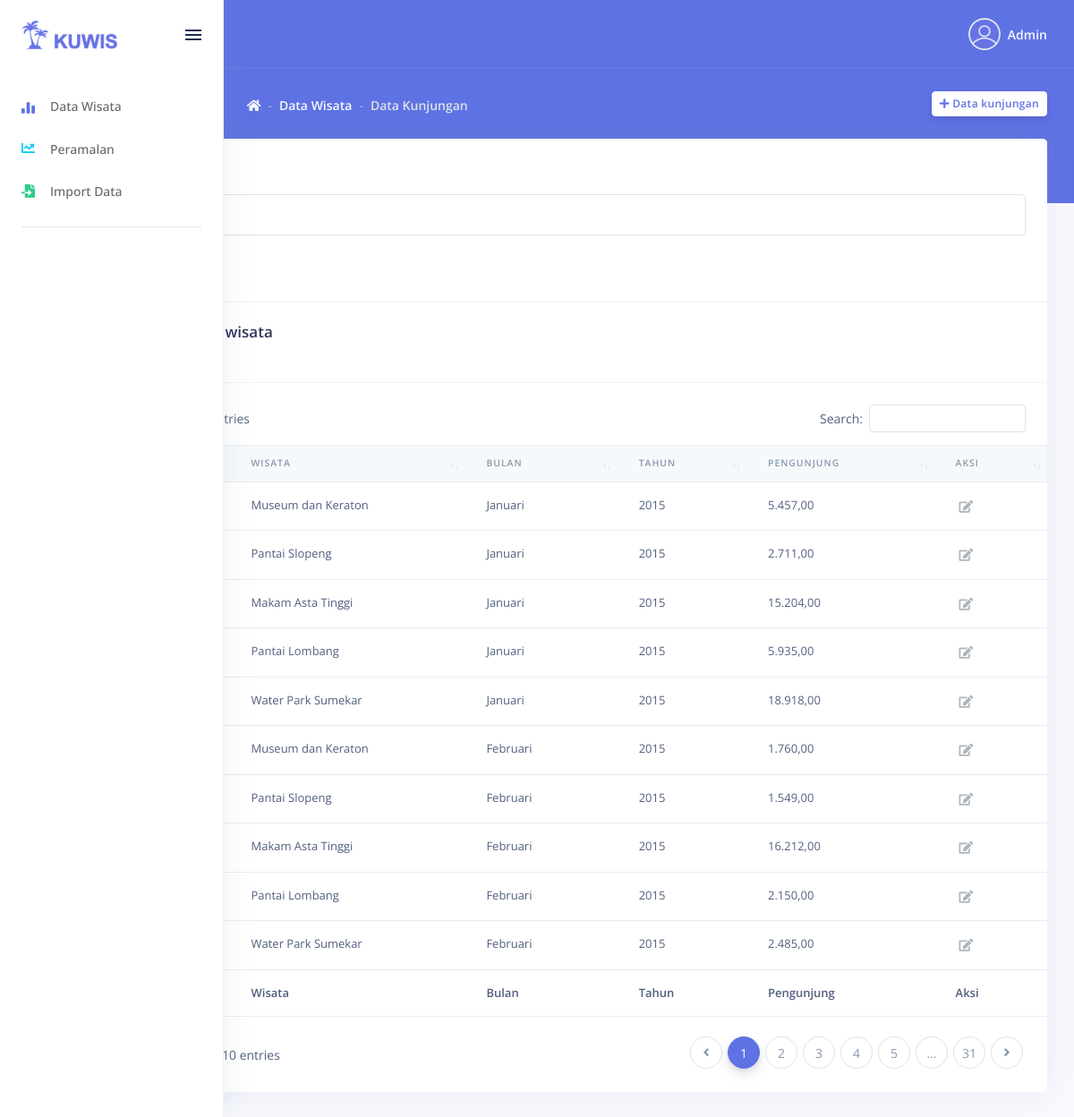
Screenshot of /admin/data_wisata/data_pengunjung.php (signed in) with the database file from the repository.
### tables this page shows
CREATE TABLE `tabel_user` (
  `id_user` int(11) NOT NULL,
  `nama_user` varchar(30) NOT NULL,
  `email` varchar(300) NOT NULL,
  `passwrd` varchar(300) NOT NULL,
  `id_jabatan` int(2) NOT NULL
);

CREATE TABLE `tabel_kunjungan` (
  `id_kunjungan` int(11) NOT NULL,
  `id_wisata` int(11) NOT NULL,
  `periode` int(11) NOT NULL,
  `bulan` int(11) NOT NULL,
  `tahun` int(11) NOT NULL,
  `jumlah_pengunjung` int(11) NOT NULL
);

CREATE TABLE `tabel_wisata` (
  `id_wisata` int(11) NOT NULL,
  `nama_wisata` varchar(30) NOT NULL
);

### admin/data_wisata/data_pengunjung.php (the view, shortened to what this page needs)
<!DOCTYPE html>
<html>
<head>
  <link rel="stylesheet" href="../../assets/vendor/nucleo/css/nucleo.css" type="text/css">
  <link rel="stylesheet" href="../../assets/vendor/@fortawesome/fontawesome-free/css/all.min.css" type="text/css">
  <link rel="stylesheet" href="../../assets/vendor/select2/dist/css/select2.min.css">
  <link rel="stylesheet" href="../../assets/vendor/quill/dist/quill.core.css">
  <link rel="stylesheet" href="../../assets/vendor/datatables.net-bs4/css/dataTables.bootstrap4.min.css">
  <link rel="stylesheet" href="../../assets/vendor/datatables.net-buttons-bs4/css/buttons.bootstrap4.min.css">
  <link rel="stylesheet" href="../../assets/vendor/datatables.net-select-bs4/css/select.bootstrap4.min.css">
  <link rel="stylesheet" href="../../assets/css/argon.min.css?v=1.2.0" type="text/css">
</head>
<body>
  <nav class="sidenav navbar navbar-vertical  fixed-left  navbar-expand-xs navbar-light bg-white" id="sidenav-main">
    <div class="scrollbar-inner">
      <div class="sidenav-header  d-flex  align-items-center">
        <a class="navbar-brand" href="./data_wisata.php">
          <img src="../../assets/img/brand/blue.png" class="navbar-brand-img" alt="...">
        </a>
        <div class=" ml-auto ">
          <div class="sidenav-toggler d-none d-xl-block" data-action="sidenav-unpin" data-target="#sidenav-main">
            <div class="sidenav-toggler-inner">
              <i class="sidenav-toggler-line"></i>
              <i class="sidenav-toggler-line"></i>
              <i class="sidenav-toggler-line"></i>
            </div>
          </div>
        </div>
      </div>
      <div class="navbar-inner">
        <div class="collapse navbar-collapse" id="sidenav-collapse-main">
          <ul class="navbar-nav">
            <li class="nav-item">
              <a class="nav-link" href="../data_wisata/data_wisata.php">
                <i class="ni ni-chart-bar-32 text-primary"></i>
                <span class="nav-link-text">Data Wisata</span>
              </a>
            </li>
            <li class="nav-item">
              <a class="nav-link" href="../forecasting/form_peramalan.php">
                <i class="fas fa-chart-line text-info"></i>
                <span class="nav-link-text">Peramalan</span>
              </a>
            </li>
            <li class="nav-item">
              <a class="nav-link" href="../dashboards/dashboard.php">
                <i class="fas fa-file-import text-green"></i>
                <span class="nav-link-text">Import Data</span>
              </a>
            </li>
          </ul>
          <hr class="my-3">
        </div>
      </div>
    </div>
  </nav>
  <div class="main-content" id="panel">
    <nav class="navbar navbar-top navbar-expand navbar-dark bg-primary border-bottom">
      <div class="container-fluid">
        <div class="collapse navbar-collapse" id="navbarSupportedContent">
          <ul class="navbar-nav align-items-center  ml-auto ml-md-0 ">
            <li class="nav-item dropdown">
              <a class="nav-link pr-0" href="#" role="button" data-toggle="dropdown" aria-haspopup="true" aria-expanded="false">
                <div class="media align-items-center">
                  <span class="avatar avatar-sm rounded-circle">
                    <img alt="Image placeholder" src="../../assets/img/theme/profil.png">
                  </span>
                  <div class="media-body  ml-2  d-none d-lg-block">
                    <span class="mb-0 text-sm  font-weight-bold">
                      <?php
                      $query = mysqli_query($koneksi, "SELECT id_user, email, nama_user FROM tabel_user WHERE email='$_SESSION[email]'");
                      $data  = mysqli_fetch_array($query);
                      echo $data['nama_user'];
                      ?>
                    </span>
                  </div>
                </div>
              </a>
            </li>
          </ul>
        </div>
      </div>
    </nav>
    <div class="header bg-primary pb-6">
      <div class="container-fluid">
        <div class="header-body">
          <div class="row align-items-center py-4">
            <div class="col-lg-6 col-7">
              <h6 class="h2 text-white d-inline-block mb-0">Data Kunjungan</h6>
              <nav aria-label="breadcrumb" class="d-none d-md-inline-block ml-md-4">
                <ol class="breadcrumb breadcrumb-links breadcrumb-dark">
                  <li class="breadcrumb-item"><a href="../dashboards/dashboard.php"><i class="fas fa-home"></i></a></li>
                  <li class="breadcrumb-item"><a href="./data_wisata.php">Data Wisata</a></li>
                  <li class="breadcrumb-item active" aria-current="page">Data Kunjungan</li>
                </ol>
              </nav>
            </div>
            <div class="col-lg-6 col-5 text-right">
              <a href="./form_pengunjung.php?id_wisata=<?php echo $_GET['id_wisata']?>" class="btn btn-sm btn-neutral">
                <span class="btn-inner--icon"><i class="fas fa-plus"></i></span>
                <span class="btn-inner--text">Data kunjungan</span>
              </a>
            </div>
          </div>
        </div>
      </div>
    </div>
    <div class="container-fluid mt--6">
      <div class="row">
        <div class="col">
          <div class="card">
            <div class="card-header">
              <form class="needs-validation" novalidate>
                <div class="form-group">
                  <div class="custom-file">
                    <label class="form-control-label" for="validationCustom01">
                      <h3>Pilih Wisata</h3>
                    </label>
                  </div>
                </div>
                <button class="btn btn-primary" type="submit">Pilih</button>
              </form>
            </div>
            <div class="card-header">
              <h3 class="mb-0">Data kunjungan wisata
              </h3>
              <p class="text-sm mb-0">
              </p>
            </div>
            <div class="table-responsive py-4">
              <table class="table table-flush" id="datatable-basic">
                <thead class="thead-light">
                  <tr>
                    <th>Periode</th>
                    <th>Wisata</th>
                    <th>Bulan</th>
                    <th>Tahun</th>
                    <th>Pengunjung</th>
                    <th>Aksi</th>
                  </tr>
                </thead>
                <tfoot>
                  <tr>
                    <th>Periode</th>
                    <th>Wisata</th>
                    <th>Bulan</th>
                    <th>Tahun</th>
                    <th>Pengunjung</th>
                    <th>Aksi</th>
                  </tr>
                </tfoot>
                <tbody>
                  <?php
                  if (isset($_GET['id_wisata'])) {
                    $query = mysqli_query($koneksi, "SELECT * FROM tabel_kunjungan NATURAL JOIN tabel_wisata WHERE id_wisata = '$_GET[id_wisata]' ORDER BY periode");
                    $baris = mysqli_num_rows($query);
                  } else {
                    $query = mysqli_query($koneksi, "SELECT * FROM tabel_kunjungan NATURAL JOIN tabel_wisata ORDER BY periode");
                  }
                  while ($data = mysqli_fetch_array($query)) {
                  ?>
                    <tr>
                      <td><?php echo $data['periode']; ?></td>
                      <td><?php echo $data['nama_wisata']; ?></td>
                      <td>
                        <?php
                        if ($data['bulan'] == 1) {
                          echo 'Januari';
                        } elseif ($data['bulan'] == 2) {
                          echo 'Februari';
                        } elseif ($data['bulan'] == 3) {
                          echo 'Maret';
                        } elseif ($data['bulan'] == 4) {
                          echo 'April';
                        } elseif ($data['bulan'] == 5) {
                          echo 'Mei';
                        } elseif ($data['bulan'] == 6) {
                          echo 'Juni';
                        } elseif ($data['bulan'] == 7) {
                          echo 'Juli';
                        } elseif ($data['bulan'] == 8) {
                          echo 'Agustus';
                        } elseif ($data['bulan'] == 9) {
                          echo 'September';
                        } elseif ($data['bulan'] == 10) {
                          echo 'Oktober';
                        } elseif ($data['bulan'] == 11) {
                          echo 'November';
                        } elseif ($data['bulan'] == 12) {
                          echo 'Desember';
                        } else {
                          echo 'erro';
                        }; ?>
                      </td>
                      <td>
                        <?php echo $data['tahun']; ?>
                      </td>
                      <td>
                        <?php echo number_format($data['jumlah_pengunjung'], 2, ",", "."); ?>
                      </td>
                      <td class="table-actions">
                        <a href="./form_pengunjung.php?id_kunjungan=<?php echo $data['id_kunjungan']?>&id_wisata=<?php echo $_GET['id_wisata']?>" class="table-action" data-toggle="tooltip" data-original-title="Edit product">
                          <i class="fas fa-edit"></i>
                        </a>
                      </td>
                    </tr>
                  <?php } ?>
                </tbody>
              </table>
            </div>
          </div>
        </div>
      </div>
    </div>
  </div>
</body>
</html>

### rows the page displays
tabel_user: nama_user "Admin"
tabel_kunjungan: id_wisata.nama_wisata "Museum dan Keraton", bulan "Januari", tahun "2015", jumlah_pengunjung "5.457,00"
tabel_kunjungan: id_wisata.nama_wisata "Pantai Slopeng", bulan "Januari", tahun "2015", jumlah_pengunjung "2.711,00"
tabel_kunjungan: id_wisata.nama_wisata "Makam Asta Tinggi", bulan "Januari", tahun "2015", jumlah_pengunjung "15.204,00"
tabel_kunjungan: id_wisata.nama_wisata "Pantai Lombang", bulan "Januari", tahun "2015", jumlah_pengunjung "5.935,00"
tabel_kunjungan: id_wisata.nama_wisata "Water Park Sumekar", bulan "Januari", tahun "2015", jumlah_pengunjung "18.918,00"
tabel_kunjungan: id_wisata.nama_wisata "Museum dan Keraton", bulan "Februari", tahun "2015", jumlah_pengunjung "1.760,00"
tabel_kunjungan: id_wisata.nama_wisata "Pantai Slopeng", bulan "Februari", tahun "2015", jumlah_pengunjung "1.549,00"
tabel_kunjungan: id_wisata.nama_wisata "Makam Asta Tinggi", bulan "Februari", tahun "2015", jumlah_pengunjung "16.212,00"
tabel_kunjungan: id_wisata.nama_wisata "Pantai Lombang", bulan "Februari", tahun "2015", jumlah_pengunjung "2.150,00"
tabel_kunjungan: id_wisata.nama_wisata "Water Park Sumekar", bulan "Februari", tahun "2015", jumlah_pengunjung "2.485,00"
